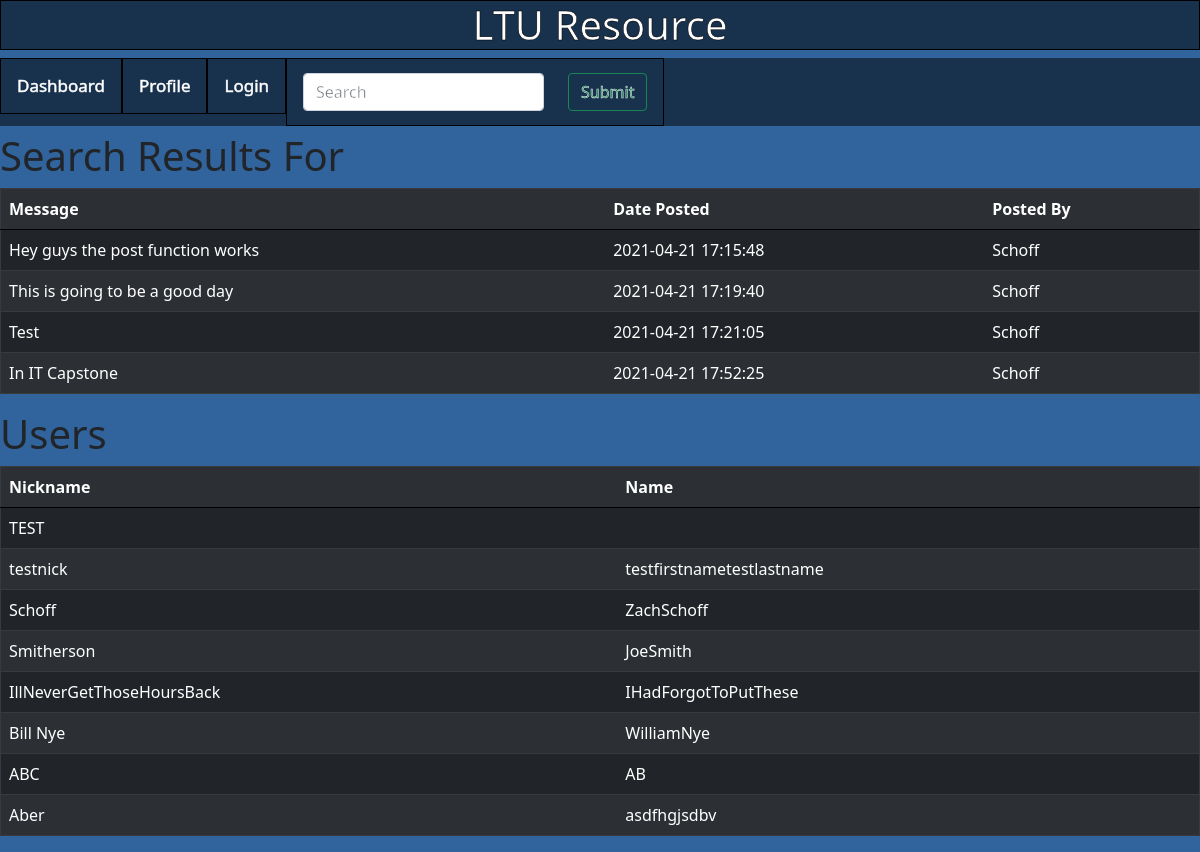
/Capstone/Search.php, run on the app's committed database.
### tables this page shows
CREATE TABLE IF NOT EXISTS `post` (
  `postid` int NOT NULL AUTO_INCREMENT,
  `message` varchar(256) NOT NULL,
  `dateposted` datetime NOT NULL DEFAULT CURRENT_TIMESTAMP,
  `file` varchar(32) DEFAULT NULL,
  `userid` int NOT NULL,
  PRIMARY KEY (`postid`),
  KEY `userid` (`userid`)
);

CREATE TABLE IF NOT EXISTS `user` (
  `userid` int NOT NULL AUTO_INCREMENT,
  `nickname` varchar(32) NOT NULL,
  `password` varchar(32) NOT NULL,
  `email` varchar(32) NOT NULL,
  `profilepicture` varchar(32) DEFAULT NULL,
  `bio` varchar(128) DEFAULT NULL,
  `fname` varchar(32) DEFAULT NULL,
  `lname` varchar(32) DEFAULT NULL,
  `dob` date DEFAULT NULL,
  PRIMARY KEY (`userid`)
);

### Capstone/Search.php (the view, shortened to what this page needs)
<?php
include 'Connection.php';
$search = $_REQUEST['input'];
$sqlget = "SELECT post.message, post.dateposted, user.nickname FROM post LEFT JOIN user ON post.userid = user.userid WHERE message LIKE '%$search%'";
$sqlsnag = "SELECT nickname, fname, lname FROM user WHERE nickname LIKE '%$search%'";
$result = $conn->query($sqlget);
$result2 = $conn->query($sqlsnag);
echo ("
	<!doctype html>
	<html>
	<head>
	<meta charset='utf-8'>
	<title>Untitled Document</title>
		<link href='https://cdn.jsdelivr.net/npm/bootstrap@5.0.0-beta3/dist/css/bootstrap.min.css' rel='stylesheet'>
		<link href = 'Style.css' rel = 'stylesheet'>
	</head>
	<body>
		<h1 class = 'header'> LTU Resource</h1>
		<div class='topnav'>
			<a class='dash' href='Dashboard.php'>Dashboard</a>
			<a class='dash' href='Profile.html'>Profile</a>
			<a class='dash' href='Login.html'>Login</a>
			<a style = 'width'>
				<form class='dash' action = 'Search.php'>
					<input class='form-control me-2'  id = 'input' name = 'input' type='text' placeholder='Search' aria-label='Search' style = 'width: 70%; float: left'>
					<input class='btn btn-outline-success' type='submit' style='float: right'>
				</form>
			</a>
		</div>
	</body>
	</html>");
echo "<h1 style = 'padding-bottom: 0'>Search Results For " . $search. "</h1>";
echo ("<table class='table table-dark table-striped' style = 'padding-top: 0'>
		<tr><th>Message</th><th>Date Posted</th><th>Posted By</th></tr>");
if ($result->num_rows > 0) {
  while($row = $result->fetch_assoc()) {
    echo "<tr><td>" . $row["message"]. "</td><td>" . $row["dateposted"]. "</td><td>" . $row["nickname"]. "</td></tr>";
  }
} else {
  echo "0 results";
}
echo "</table>";
echo "<h1>Users</h1>";
echo "<table class='table table-dark table-striped'>";
echo "<tr><th>Nickname</th><th>Name</th></tr>";
if ($result2->num_rows > 0) {
  while($row = $result2->fetch_assoc()) {
    echo "<tr><td>" . $row["nickname"]. "</td><td>" . $row["fname"]. $row["lname"]. "</td></tr>";
  }
} else {
  echo "0 results";
}
?>

### Style.css (style rules this page uses)
body { background-color: #31639C; width: 100%; height: 100%; }
.header { background-color: rgba(0, 0, 0, 0.5); color: white; text-align: center; border: 1px solid black; -webkit-text-stroke: .5px black; }
.topnav { align-items: center; background-color: rgba(0, 0, 0, 0.5); overflow: hidden; display: inline-block; width: 100%; -webkit-text-stroke: .5px white; font-weight: 500; }
.topnav a { float: left; color: white; text-align: center; padding: 14px 16px; text-decoration: none; font-size: 17px; border: 1px solid black }
form { color: white; }
table { border: .75px solid black; background-color: rgba(0, 0, 0, 0.5); color: white; }
th { border-bottom: 1px solid black; }
td { height: 70%; }

### data on the page
post: message "Hey guys the post function works", dateposted "2021-04-21 17:15:48", userid.nickname "Schoff"
post: message "This is going to be a good day", dateposted "2021-04-21 17:19:40", userid.nickname "Schoff"
post: message "Test", dateposted "2021-04-21 17:21:05", userid.nickname "Schoff"
post: message "In IT Capstone", dateposted "2021-04-21 17:52:25", userid.nickname "Schoff"
user: nickname "TEST"
user: nickname "testnick", fname "testfirstname", lname "testlastname"
user: nickname "Schoff", fname "Zach", lname "Schoff"
user: nickname "Smitherson", fname "Joe", lname "Smith"
user: nickname "IllNeverGetThoseHoursBack", fname "IHadForgot", lname "ToPutThese"
user: nickname "Bill Nye", fname "William", lname "Nye"
user: nickname "ABC", fname "A", lname "B"
user: nickname "Aber", fname "asdfhgj", lname "sdbv"
